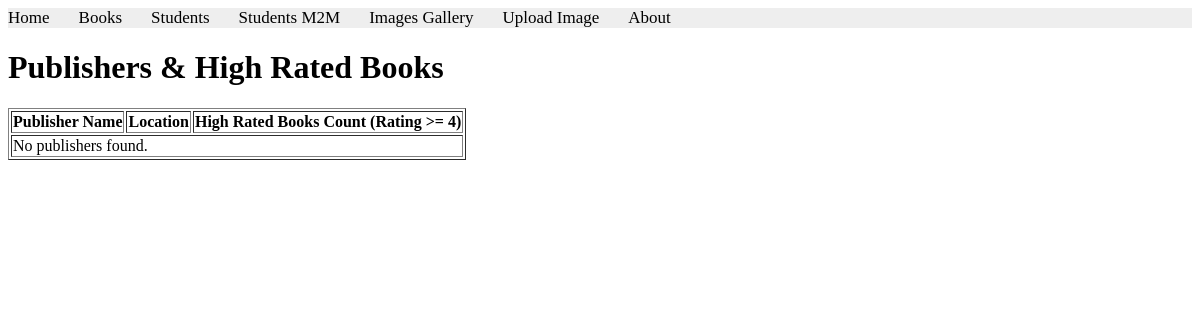
The app's page /books/lab9/task5/, older data.
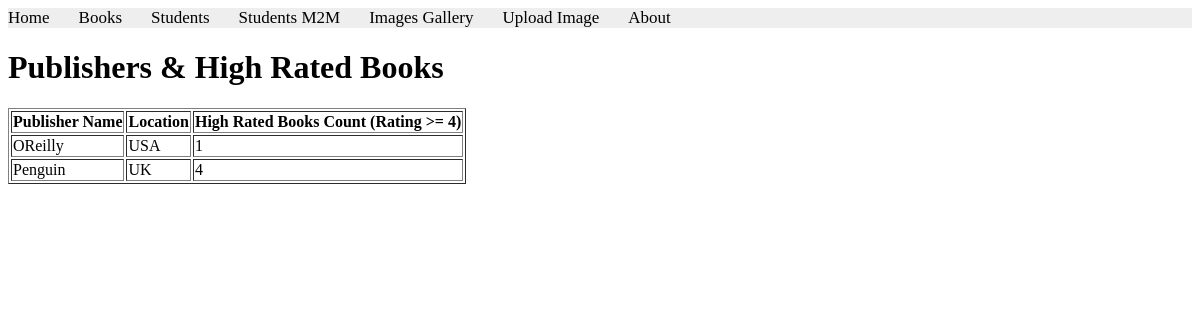
The same page, newer data.
### apps/bookmodule/models.py (models this page shows)
class Publisher(models.Model):
    name = models.CharField(max_length=200)
    location = models.CharField(max_length=300)

### apps/bookmodule/views.py (the view)
# urls.py: path('lab9/task5/', views.lab9_task5, name='lab9_task5'),
def lab9_task5(request):
    publishers = Publisher.objects.annotate(high_rated_count=Count('book', filter=Q(book__rating__gte=4)))
    return render(request, 'bookmodule/lab9_task5.html', {'publishers': publishers})

### apps/templates/bookmodule/lab9_task5.html (shortened to what this page needs)
{% extends "layouts/base.html" %}
{% block content %}
<h1>Publishers & High Rated Books</h1>
<table border="1">
    <tr>
        <th>Publisher Name</th>
        <th>Location</th>
        <th>High Rated Books Count (Rating >= 4)</th>
    </tr>
    {% for pub in publishers %}
    <tr>
        <td>{{ pub.name }}</td>
        <td>{{ pub.location }}</td>
        <td>{{ pub.high_rated_count }}</td>
    </tr>
    {% empty %}
    <tr>
        <td colspan="3">No publishers found.</td>
    </tr>
    {% endfor %}
</table>
{% endblock %}

Row changes from the older to the newer data that the page shows:
added Publisher: name "OReilly", location "USA", high_rated_count "1"
added Publisher: name "Penguin", location "UK", high_rated_count "4"
Text that changed along with them:
text no longer shown: "No publishers found."
